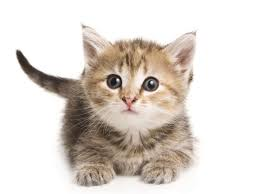
#> input picture res/gato.jpg, 259 x 194 px
$ jupyter execute --allow-errors 'Practica semanas 4 5 6 Con módulo I casi completo.ipynb'   (shell and % lines are left out)   (older library calls are emulated)
#> lines starting #> are read from the running program, lines starting #| are printed output that depends on the picture
# Módulo I

[cell 1]

import cv2
from matplotlib import pyplot as plt
import numpy as np

#Leer la imagen y obtener su tamaño
I = cv2.imread("res/gato.jpg",cv2.IMREAD_GRAYSCALE)
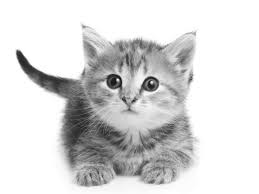
#> I: shape (194, 259); min 10, max 255, mean 216.9
I_size = np.shape(I)
#> I_size = (194, 259)

plt.imshow(I, cmap='gray')

[cell 2]
#Obtener los datos de filas y columnas de la imagen
filas,columnas = I.shape
#> filas = 194; columnas = 259


#Asignar un ángulo de rotación
theta = 180

#Selección del eje de rotación
rotation_center = ((columnas/2,filas/2))
#> rotation_center = (129.5, 97)
#rotation_center = ((0,0))

#Con base en el ángulo, utilizar getRotationMatrix2D de cv2
matriz_afin_rot = cv2.getRotationMatrix2D(rotation_center,theta,1)
#Mostrar la matriz calculada
print(matriz_afin_rot)
#| [[-1.0000000e+00  1.2246468e-16  2.5900000e+02]
#|  [-1.2246468e-16 -1.0000000e+00  1.9400000e+02]]

#Aplicar la matriz obtenida sobre la imagen leída
rot = cv2.warpAffine(I,matriz_afin_rot,(columnas,filas))
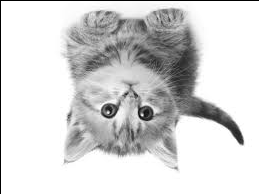
#> rot: shape (194, 259); min 0, max 255, mean 214.6

#Figura 1x2 para mostrar imagen original y resultados
fig = plt.figure(figsize=(10,12))

plt.subplot(1,2,1)
plt.imshow(I,cmap='gray')
plt.title("Imagen Original")

plt.subplot(1,2,2)
plt.imshow(rot,cmap='gray')
plt.title("Imagen Salida");
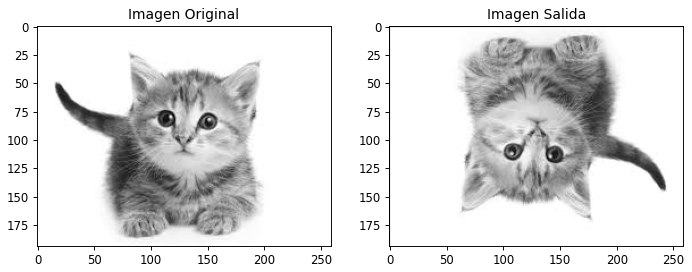
#> figure drawn by matplotlib, 2 panels

[cell 3]
#Generar la matriz de reflexión en X
matriz_afin_ref_x = np.float32([[-1,0,columnas]
                                ,[0,1,0]])
#> matriz_afin_ref_x = [[-1, 0, 259], [0, 1, 0]]
#Aplicar la matriz de transformación de reflexión X a la imagen
ref_x = cv2.warpAffine(rot,matriz_afin_ref_x,(columnas,filas))
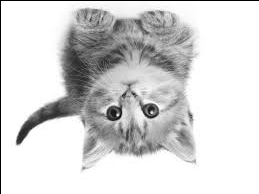
#> ref_x: shape (194, 259); min 0, max 255, mean 214.6

#Generar la matriz de reflexión en Y
matriz_afin_ref_y = np.float32([[1,0,0]
                                ,[0,-1,filas]])
#> matriz_afin_ref_y = [[1, 0, 0], [0, -1, 194]]
#Aplicar la matriz de transformación de reflexión Y a la imagen
ref_y = cv2.warpAffine(rot,matriz_afin_ref_y,(columnas,filas))
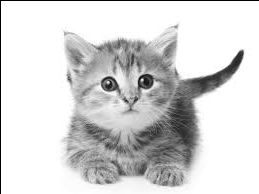
#> ref_y: shape (194, 259); min 0, max 255, mean 214.6

#Generar la matriz de reflexión simultánea en X & Y
matriz_afin_ref_xy = np.float32([[-1,0,columnas]
                                ,[0,-1,filas]])
#Aplicar la matriz de transformación X & Y a la imagen
ref_xy = cv2.warpAffine(I,matriz_afin_ref_xy,(columnas,filas))

#Generar figura 2x2 que muestra la imagen original y las reflexiones
fig = plt.figure(figsize=(10,12))

plt.subplot(1,2,1)
plt.imshow(I,cmap='gray')
plt.title("Imagen Original")

plt.subplot(1,2,2)
plt.imshow(ref_x,cmap='gray')
plt.title("Reflexión horizontal")

[cell 4]
#Con base en la teoría, crear la matriz M de inclinación
#reemplazando los valores b y d
inc_x = -0.2
inc_y = -0.2
matriz_afin = np.float32([[1,inc_x,0],
                          [inc_y,1,0]])

#Aplicar la matriz generada a la imagen leída
res = cv2.warpAffine(ref_x,matriz_afin,(columnas,filas))
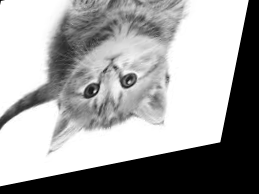
#> res: shape (194, 259); min 0, max 255, mean 160.9

#Generar la figura 1x2 y mostrar entrada vs resultados
fig = plt.figure(figsize=(10,12))

plt.subplot(1,2,1)
plt.imshow(I,cmap='gray')
plt.title("Imagen Original")

plt.subplot(1,2,2)
plt.imshow(res,cmap='gray')
plt.title("Imagen Salida")

[cell 5]
plt.imshow(res,cmap='gray')

#> (the rest of this cell did not finish here and is left out)

# Módulo II

[cell 6]
pumpkin = cv2.cvtColor(cv2.imread("res/calabazas.png"),cv2.COLOR_BGR2RGB)
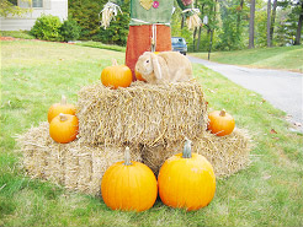
#> input picture Practicas/Practica 3/res/calabazas.png, 303 x 227 px, found by its file name
import math

plt.imshow(pumpkin)

#Definir la función para aplicar la transformación sobre la imagen RGB
def apply_f_on_rgb(img, f, args):
    #Crear una matriz de ceros del tamaño de la imagen de entrada
    res = np.zeros(img.shape, np.uint8)
    #Aplicar la transformación f sobre cada canal del espacio de color RGB
    res[:,:,0] = f(img[:,:,0], *args)
    res[:,:,1] = f(img[:,:,1], *args)
    res[:,:,2] = f(img[:,:,2], *args)

    return res

#Definir la función de transformación de la imagen (parábola)
def exponencial(img, a, b, c):

    #Crear copia de la imagen con datos flotantes dado que se normalizarán
#> called with a = 0.7, b = 0.4, c = -0.05
    img_copy = img.astype(np.float32)/255.0
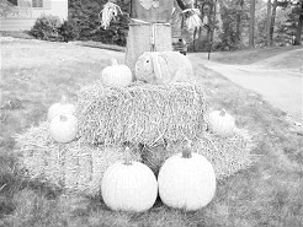
#> img_copy: shape (227, 303) float32; min 0.00392, max 1, mean 0.733
    #Una parábola tiene la forma ax² + bx + c, donde x es la imagen de entrada
    #A partir de la imagen, generar ax²
    # res_a = cv2.pow(img_copy,2)
    # res_a = cv2.multiply(res_a,a)

    #Generar bx
    res_b = cv2.multiply(img_copy,b)
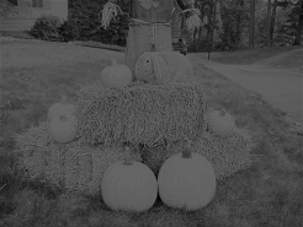
#> res_b: shape (227, 303) float32; min 0.00157, max 0.4, mean 0.293
    #Sumar bx + c
    res = cv2.add(res_b, c)
#> res: shape (227, 303) float32
    #Elevar e
    Math.exp(res)

    #Asegurar que los datos queden entre 0 y 255 y regresar al dato uint8
    res[res < 0 ] = 0
    res = res*255
    res[res > 255] = 255
    res = res.astype(np.uint8)

    return res

#Dar valor a los parámetros a,b,c (args)
a = 0.7
b = 0.4
c = -0.05

#Aplicar la transformación de la parábola sobre la imagen de entrada
#> (the rest of this cell did not finish here and is left out)
